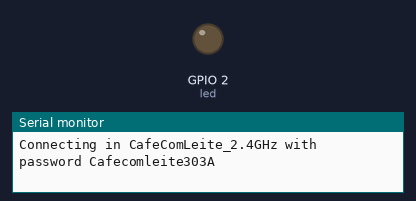
Simulated run of this sketch. Board: ESP8266 (NodeMCU). On the bench: output pins drawn as LEDs (lit = HIGH), the last lines printed to the serial monitor. WiFi joins after 1.5 s; servers stay silent unless stated.

Above: at 0.01 s.
At 121.7 s:
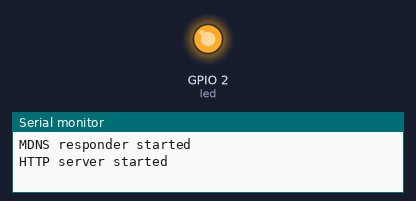
Timing chart, 0 to 123.2 s (numbered marks = the images above):
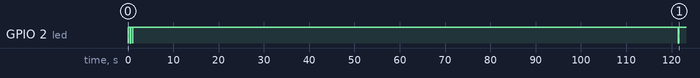

Measured:
- by itself, GPIO 2 (led): goes LOW 0.10 s, HIGH 0.40 s, LOW 0.10 s, HIGH 120 s, LOW 0.10 s, then HIGH

The sketch:

ar-control.ino
```cpp
#include <ESP8266WiFi.h>
#include <WiFiClient.h>
#include <ESP8266WebServer.h>
#include <ESP8266mDNS.h>

#include <string>
// time sync
#include <NTPClient.h>
#include <WiFiUdp.h>
WiFiUDP ntpUDP;
NTPClient timeClient(ntpUDP, "south-america.pool.ntp.org", -4*60*60);


#include <ESP8266HTTPClient.h>

// NodeMCU 1.0 para o arduino menor
// NodeMCU 0.9 para o arduino maior
ESP8266WebServer server(80);

const int led = 2;
char pswNumber = 0;
String aMac = "";

// Try to connect in the ssid, if fail then try to next password in the password array, it's a sync function
void connectWifi() {
    const char * ssid = "CafeComLeite_2.4GHz";
    const char COUNT_PASSWORD = 1;
    char * password[COUNT_PASSWORD] = { "Cafecomleite303A" };

    pswNumber = 0;

    WiFi.mode(WIFI_STA);
    Serial.printf("Connecting in %s with password %s", ssid, password[pswNumber]);
    WiFi.begin(ssid, password[pswNumber]);

    // Wait for connection
    while (WiFi.status() != WL_CONNECTED) {
        digitalWrite(led, 0);
        delay(100);
        digitalWrite(led, 1);

        delay(400);

        if (WiFi.status() == 4) {
            pswNumber++;
            WiFi.disconnect();
            WiFi.mode(WIFI_STA);
            Serial.printf("Connecting in %s with password %s\n", ssid, password[pswNumber]);
            WiFi.begin(ssid, password[pswNumber]);
        }

    }

    Serial.print("Connected!");
    Serial.print("IP address: ");
    Serial.println(WiFi.localIP());
}

void handleRoot() {
    ledOn();
    // return error!
    server.send(504);
    ledOff();
}

void handleNotFound() {
    digitalWrite(led, 0);
    String message = "File Not Found\n\n";
    message += "URI: ";
    message += server.uri();
    message += "\nMethod: ";
    message += (server.method() == HTTP_GET) ? "GET" : "POST";
    message += "\nArguments: ";
    message += server.args();
    message += "\n";
    for (uint8_t i = 0; i < server.args(); i++) {
        message += " " + server.argName(i) + ": " + server.arg(i) + "\n";
    }
    server.send(404, "text/plain", message);

    digitalWrite(led, 1);
}

void setupLed() {
    pinMode(led, OUTPUT);
    digitalWrite(led, 1);
}
void ledOn() {
    digitalWrite(led, 0);
}
void ledOff() {
    digitalWrite(led, 1);
}

void sleep(){
    if (server.hasArg("time") == false){
      handleNotFound();
    }
    int secondsToSleep = server.arg("time").toInt();

    Serial.printf("Going into deep sleep for %d seconds", secondsToSleep);
    ESP.deepSleep(secondsToSleep * 1e6); // 20e6 is 20 microseconds
}

String getTime(){
    timeClient.update();
    return timeClient.getFormattedTime();
}

void request() {
    HTTPClient http;
    ledOn();
    delay(100);
    ledOff();
    http.begin("http://dontpad.com/giovanic/esp8266"); // inicia a comunicacao com base na sua url
    int httpCode = http.GET(); // efetua uma requisicao do tipo get e retorna o código de status da conexao

    if (httpCode < 0) {
        Serial.println("request error - " + httpCode);
        return;
    }
    if (httpCode != HTTP_CODE_OK) {
        return;
    }
    String payload = http.getString();
    http.end();

    String text = payload.substring(payload.indexOf("START") +5,payload.indexOf("END"));

    text +=getTime();

    http.addHeader("content-type", "application/x-www-form-urlencoded");
    String body = "text=START" + text+"\nEND";
    http.POST(body);
}

void setup(void) {

    Serial.begin(115200);
    setupLed();

    connectWifi();
    aMac = WiFi.macAddress();

    if (MDNS.begin("air")) {
        Serial.println("MDNS responder started");
    }

    server.on("/", handleRoot);

    server.on("/ping", []() {
        ledOn();
        server.send(200, "text/plain", aMac + " pong! ");
        ledOff();

    });

    server.on("/sleep", sleep);
    server.on("/request", request);
    server.on("/time", getTime);

    server.onNotFound(handleNotFound);

    server.begin();
    Serial.println("HTTP server started");
}

void loop(void) {
    server.handleClient();
    delay(2*60*1000);
    request();
}
```
